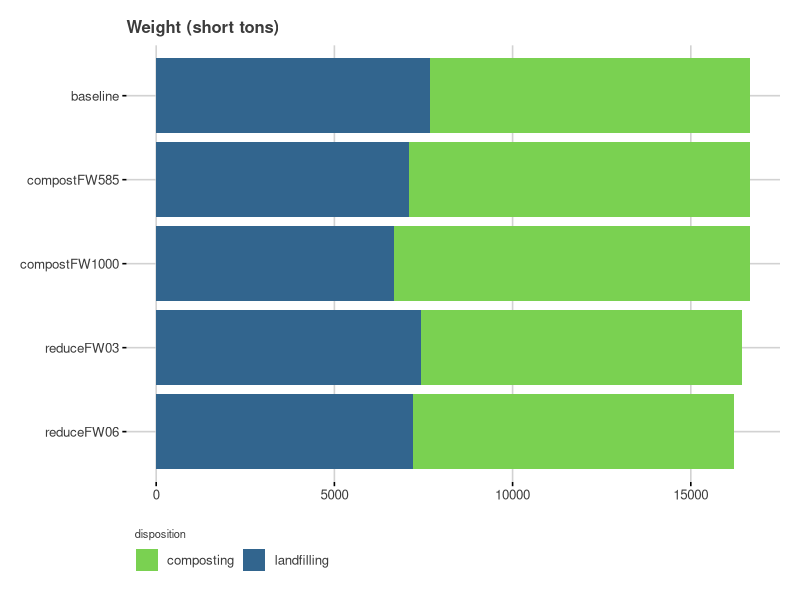
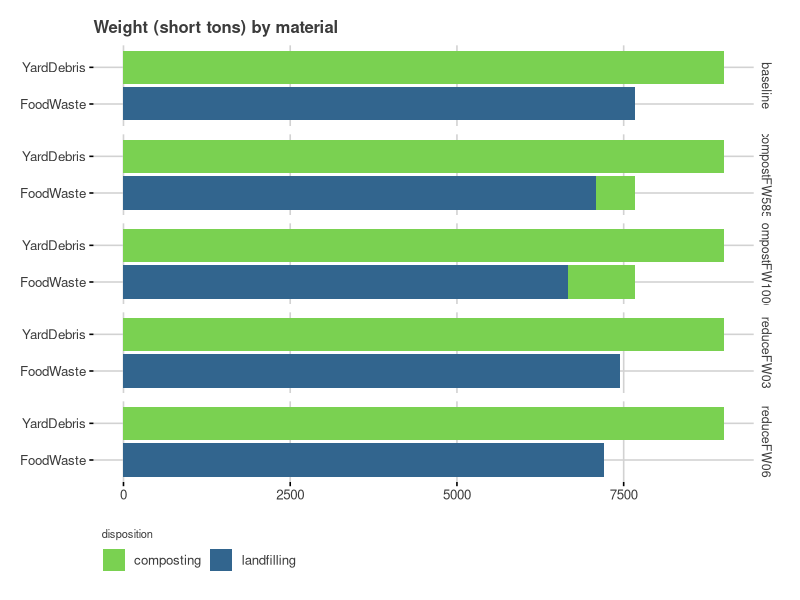
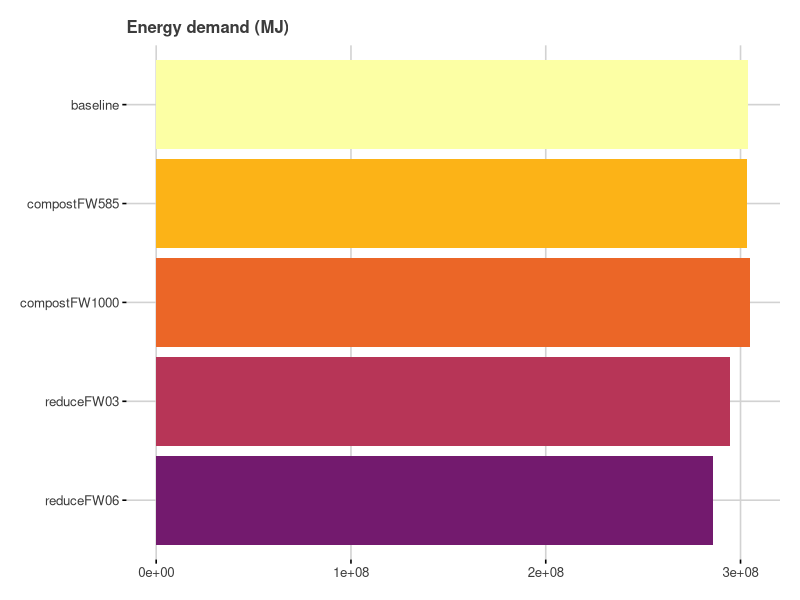
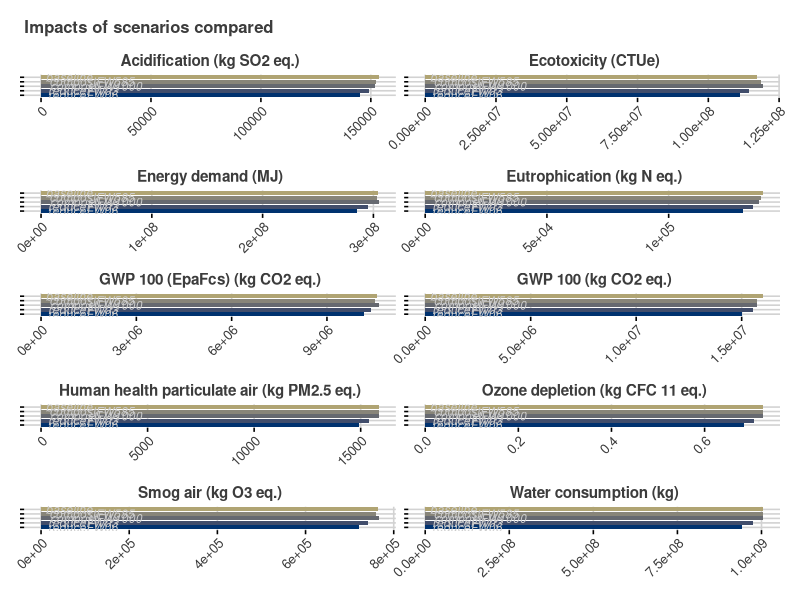
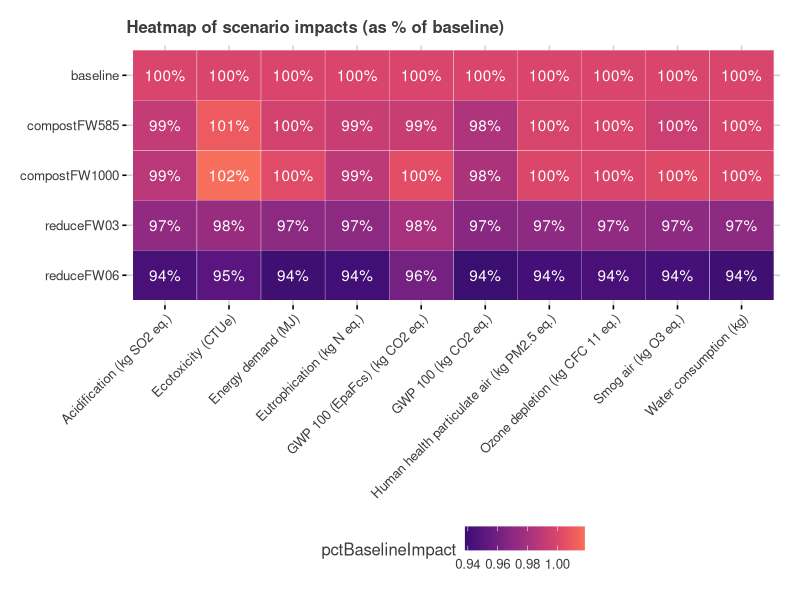
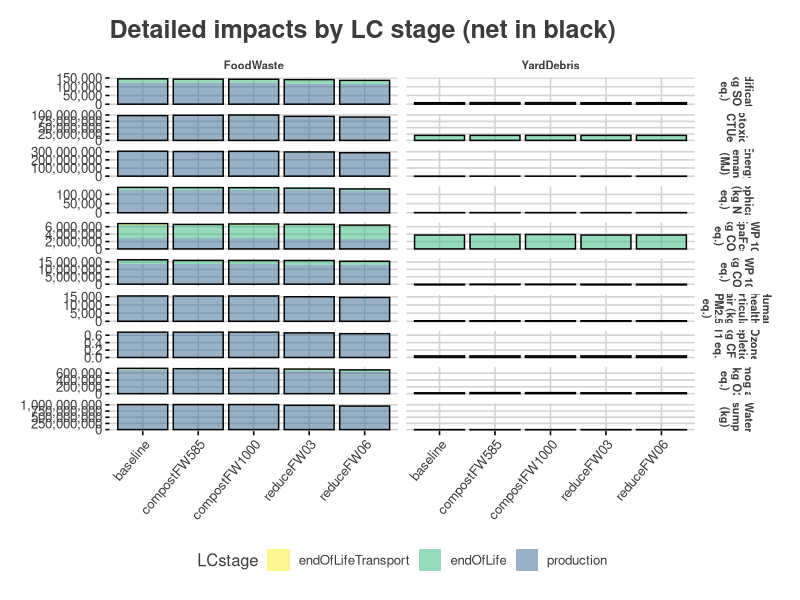
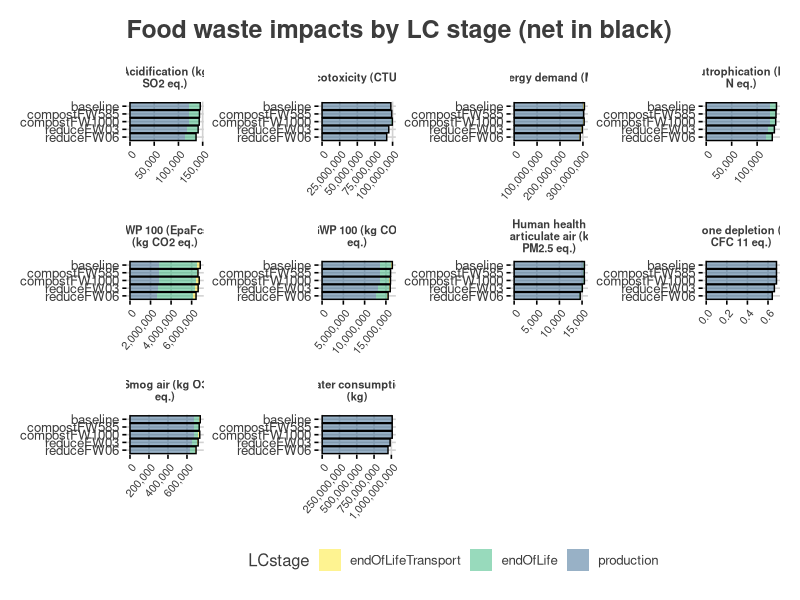
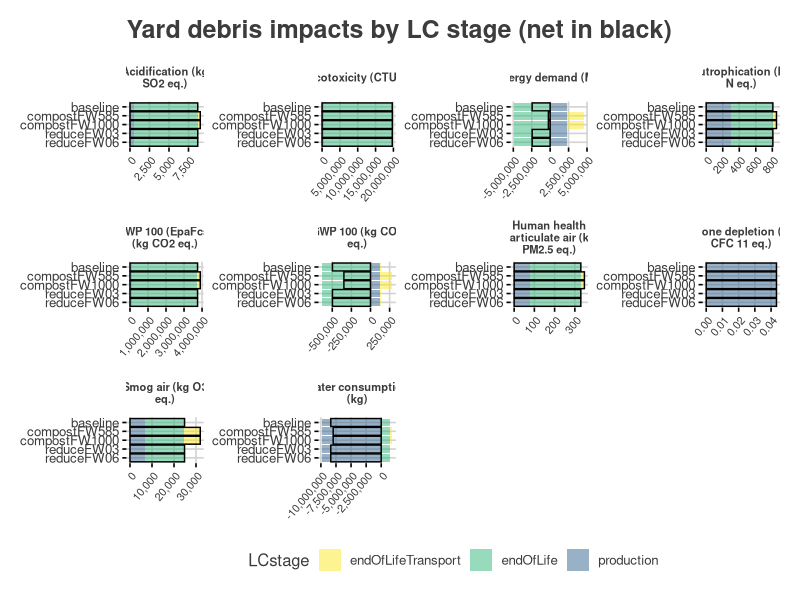

The R script that drew these images, in order:
## ---- chunk 1
# checking working directory
getwd()

# loading packages useful for the analysis
library(tidyverse)  # many useful functions for data management
library(ggthemes)   # some themes for plotting
library(scales)     # useful functions for labeling charts
library(knitr)      # helps generate formatted output of various kinds
library(rmarkdown)  # converts RMarkdown documents to other formats
library(viridis)    # nice & accessible color schemes
library(svglite)    # helps write charts to SVG files
## ---- chunk 2
# loading the mass profile data into an R data frame
massProfiles <-
  read.csv(
    file = "massProfiles.csv", 
    header = TRUE, 
    stringsAsFactors = FALSE  
  )
# a formatted printout
kable(
  massProfiles, 
  caption="massProfiles for Anytown's analysis of food waste"
)
## ---- chunk 3
str(massProfiles)
## ---- chunk 4
massProfiles %>%
  group_by(scenario) %>%
  summarize(
    tonsGenerated=sum(tons),
    recoveredTons=sum(ifelse(umbDisp=="recovery",tons,0))
    ) %>%
  mutate(
    weightBasedRecoveryRate=round(recoveredTons/tonsGenerated,2)
    ) %>%
  kable()
## ---- chunk 5
impactFactorsAll <-
  read.csv(
    file = "../impactFactors/distributable/impactFactors.csv", 
    header = TRUE, 
    stringsAsFactors = FALSE  #
  )
kable(impactFactorsAll %>% head(20))
## ---- chunk 6
# learning the materials in the massProfiles table and 
# saving them as a vector of string values
materialNamesToUse <-
  massProfiles %>%
  select(material) %>%
  distinct() %>%
  pull(material)

# doing the same thing for disposition names
dispositionNamesToUse <-
  massProfiles %>%
  select(disposition) %>%
  distinct() %>%
  pull(disposition)
# need to keep production impacts too
dispositionNamesToUse <-
  c("production",dispositionNamesToUse) 

# creating a list of impactCategories to use
allImpactCategories <-
  impactFactorsAll %>% select(impactCategory) %>% distinct %>% pull()
impactCategoriesToUse <-
  setdiff(
    allImpactCategories, 
    # what follow are the categories to NOT use
    c(
#      "GWP 100",
#      "GWP 100 (EpaFcs)",
      "GWP 100 (Slash)",
      "GWP 20 (Slash)",
      "GWP 20 (EpaFcs)",
      "GWP 20",
#      "Human health particulate air",
      "Human toxicity, non-cancer",
      "Human toxicity, cancer"
      )
  )

# for the sake of brevity in printouts for this 
# example analysis,
# limiting the impactFactors to the materials and 
# dispositions in massProfiles, and ten impact 
# categories.  In regular usage there is no
# need to do such filtering -- the impactFactors 
# data frame may be left complete.
impactFactors <-
  impactFactorsAll %>%
  filter(
    material %in% materialNamesToUse &
      disposition %in% dispositionNamesToUse &
      impactCategory %in% impactCategoriesToUse
  ) %>%
  # there are also several diagnostic columns that may be 
  # removed for the sake of this example analysis.. see 
  # Technical Overview of the Waste Impact Calculator
  # for their meaning.
  select(
    -corporateSource, -impactCategoryLong, 
    -gabiExportDate, -wicImportDate
  ) %>%
  # sorting it for easier reading
  arrange(impactCategory, material, LCstage, disposition)
# a formatted printout of 20 random lines
kable(
  impactFactors %>% sample_n(20),
  caption="20 random lines of Anytown's impactFactors table"
)
## ---- chunk 7
# checking for rows of impactFactors that might be duplicates
# and printing a summary sentence
print(
  paste(
    "There are ",
    impactFactors %>%
      group_by(material, LCstage, disposition, impactCategory) %>%
      summarise(myCount=n()) %>% # number of rows in each group
      filter(myCount != 1) %>% # keep only rows where count <> 1
      nrow(),
    " rows in impactFactors that need to be inspected for duplicates.",
    sep=""
  )
)
## ---- chunk 8
# copy end-of-life tons and label them as production tons
tempProductionMasses <-
  massProfiles %>%
  mutate(
    disposition="production",
    umbDisp="production",
    miles=NA
  )
# add the production tons to the end-of-life tons
massProfilesPlus <-
  bind_rows(
    massProfiles,
    tempProductionMasses
  ) %>%
  # sort the new, larger table
  arrange(
    scenario, wasteshed, material, disposition
  )
rm(tempProductionMasses) # remove temporary table
## ---- chunk 9
print(
  paste(
    "Total tonnage in massProfiles is ",
    sum(massProfiles$tons),
    ".",
    sep=""
  )
)

print(
  paste(
    "Total tonnage in massProfilesPlus is ",
    sum(massProfilesPlus$tons),
    ".",
    sep=""
  )
)

massProfilesPlus %>% 
  group_by(scenario) %>%
  summarise(
    prodTons=sum(ifelse(umbDisp=="production",tons,0)),
    eolTons=sum(ifelse(umbDisp!="production",tons,0))
  ) %>%
  print()

## ---- chunk 10
impactsInDetail <-
  # joining all impact factors relevant to massProfiles
  left_join(  # important: use left_join not full_join
    massProfilesPlus,
    impactFactors,
    by = c("material", "disposition")
  ) %>%
  # calculating impacts with special considerations 
  # for end-of-life transport impacts
  mutate(
    # if miles is missing replace it with default value
    miles = ifelse(is.na(miles), impliedMiles, miles),
    # calculate impact 
    impact =
      case_when(
        LCstage != "endOfLifeTransport" ~ tons*impactFactor,
        LCstage == "endOfLifeTransport" ~
          tons*(miles/impliedMiles)*impactFactor
      )
  ) %>%
  arrange(impactCategory, scenario, material, LCstage, disposition)
## ---- chunk 11
kable(
  impactsInDetail %>% 
    filter(impactCategory==sample(impactCategoriesToUse, 1)),
  caption="impactsInDetail for a single impactCategory"
)
## ---- chunk 12
impactsInDetail %>%
  group_by(LCstage, scenario) %>%
  summarise(tons=sum(tons)) %>%
  arrange(scenario, LCstage) %>%
  kable()
## ---- chunk 13
impactsInDetail %>% 
  filter(is.na(impactFactor) | impactFactor==0) %>%
  nrow()
impactsInDetail %>%
  filter(is.na(impact)) %>%
  nrow()
impactsInDetail %>%
  filter(is.na(tons)) %>%
  nrow()
  
## ---- chunk 14
# most abundant materials in the wastestream, in order
materialSortOrder <-
  massProfiles %>%
  group_by(material) %>%
  summarise(tons=sum(tons)) %>%
  arrange(desc(tons)) %>%
  pull(material)
# a table of impact categories combined with units
# (for use in chart labels)
impactLabels <-
  impactFactors %>%
  select(impactCategory, impactUnits) %>%
  distinct() %>%
  mutate(
    impactLabel = 
      paste(
        impactCategory,
        " (",
        impactUnits,
        ")",
        sep=""
      )
  )
# a custom graphic theme for charts, inspired by 
# the fivethirtyeight theme
theme_539 <- function() {
  theme_fivethirtyeight() +
  theme(
    rect=element_rect(fill="transparent"),
    panel.grid = element_blank(),
    axis.ticks = element_line()
  )
}

# making an ordered list of scenarios, where "baseline" is first
scenarioOrder <- 
  c(
    "baseline",
    setdiff(
        massProfiles %>% 
        select(scenario) %>% 
        distinct() %>% 
        pull(scenario),
      "baseline")
  )
## ---- chunk 15
# summing weights by disposition for each scenario
tempWeightData1 <- 
  impactsInDetail %>%
  filter(
    LCstage == "endOfLife" & 
      impactCategory==sample(impactCategoriesToUse,1)
    ) %>% 
  group_by(scenario, disposition) %>% 
  summarise(tons=sum(tons)) %>%
  ungroup() %>%
  filter(tons != 0) %>%
  mutate(scenario= factor(scenario, levels=rev(scenarioOrder)))
kable(tempWeightData1)
## ---- chunk 16
tempWeightChart1 <-
  ggplot()+
  ggtitle("Weight (short tons)")+
  theme_539()+
  geom_bar(
    data = tempWeightData1,
    aes(x = scenario, y= tons, fill= disposition),
    color=NA,
    stat="identity"
  )+
  scale_fill_viridis(begin=0.32, end=0.8, discrete = TRUE, 
                     direction = -1)+
  coord_flip()+
  guides(fill=guide_legend(ncol=2, title.position = "top"))+
  theme(
    rect=element_rect(fill="transparent"),
    plot.title = element_text(size=12),
    legend.position="bottom",
    legend.title = element_text(size=8),
    legend.justification="left"
    )
# printing the chart to the current device
tempWeightChart1
# saving the chart as external files
ggsave("chart_output/weights.png")
ggsave("chart_output/weights.svg")
## ---- chunk 17
# summing weights by disposition for each scenario and material
tempWeightData2 <- 
  impactsInDetail %>%
  filter(
    LCstage == "endOfLife" & 
      impactCategory==sample(impactCategoriesToUse, 1)
    ) %>% # correct set for weight calculations
  group_by(scenario, material, disposition) %>% 
  summarise(tons=sum(tons)) %>%
  ungroup() %>%
  filter(tons != 0) %>%
  mutate(scenario= factor(scenario, levels=scenarioOrder))
kable(tempWeightData2)
## ---- chunk 18
tempWeightChart2 <-
  ggplot()+
  ggtitle("Weight (short tons) by material")+
  theme_539()+
  geom_bar(
    data = tempWeightData2,
    aes(x = material, y= tons, fill= disposition),
    color=NA,
    stat="identity"
  )+
  scale_fill_viridis(begin=0.32, end=0.8, discrete = TRUE, 
                     direction = -1)+
  coord_flip()+
  facet_grid(scenario~.)+
  guides(fill=guide_legend(ncol=2, title.position = "top"))+
  theme(
    rect=element_rect(fill="transparent"),
    plot.title = element_text(size=12),
    legend.position="bottom",
    legend.title = element_text(size=8),
    legend.justification="left",
    strip.text=element_text(size=9)
    )
# printing the chart to the current device
tempWeightChart2
# saving the chart as external files
ggsave("chart_output/weightsInd.png")
ggsave("chart_output/weightsInd.svg")
## ---- chunk 19
tempImpactData1 <-
  impactsInDetail %>%
  group_by(scenario, impactCategory, impactUnits) %>%
  summarise(impact=sum(impact)) %>%
  ungroup() %>%
  mutate(
    scenario = factor(scenario, levels = rev(scenarioOrder)),
    impactLabel = 
      paste(
        impactCategory,
        " (",
        impactUnits,
        ")",
        sep=""
      )
  ) 
kable(
  tempImpactData1,
  caption="summed impacts for each scenario and impactCategory"
)
## ---- chunk 20
# chose a single impactCategory at random
tempImpactCat0 <-
  impactLabels %>% sample_n(1)
tempImpactCat <-
  tempImpactCat0 %>% pull(impactCategory)
tempImpactLabel <-
  tempImpactCat0 %>% pull(impactLabel)

# get the impacts for that category
tempImpactChart1 <-
  ggplot()+
  ggtitle(tempImpactLabel)+
  theme_539()+
  geom_bar(
    data = 
      tempImpactData1 %>% 
        filter(impactCategory==tempImpactCat),
    aes(x = scenario, y= impact, fill=scenario),
    color=NA,
    stat="identity"
  )+
  scale_fill_viridis(begin=0.32, end=1, discrete = TRUE, option="B")+
  coord_flip()+
  guides(fill=guide_legend(ncol=2, title.position = "top"))+
  theme(
    rect=element_rect(fill="transparent"),
    plot.title = element_text(size=12),
    legend.position="none",
    legend.title = element_text(size=8),
    legend.justification="left"
    )
tempImpactChart1
ggsave("chart_output/impacts1.png")
ggsave("chart_output/impacts1.svg")
## ---- chunk 21
tempImpactChart1a <-
  ggplot()+
  ggtitle("Impacts of scenarios compared")+
  theme_539()+
  geom_bar(
    data = tempImpactData1,
    aes(x = scenario, y= impact, fill=scenario),
    color=NA,
    # size=2,
    stat="identity"
  )+
  geom_text(
    data=tempImpactData1,
    aes(x=scenario, y=0, label=scenario),
    color="gray80",
    size=3,
    fontface="italic",
    hjust=-0.1
  )+
  facet_wrap(~impactLabel, ncol=2, scales="free")+
  scale_fill_viridis(
    begin=0.1, end=0.7, discrete = TRUE, option="cividis"
  )+
  coord_flip()+
#  guides(fill=guide_legend(ncol=2, title.position = "top"))+
  theme(
    rect=element_rect(fill="transparent"),
    plot.title = element_text(size=12),
    legend.position="none",
    axis.text.x=element_text(angle=45, hjust=1),
    axis.text.y=element_blank(),
    strip.text = element_text(size=11, face="bold")
    )
tempImpactChart1a
ggsave("chart_output/impacts2.png") 
ggsave("chart_output/impacts2.svg")
## ---- chunk 22
tempImpactData3 <-
  tempImpactData1 %>% 
  filter(scenario=="baseline") %>%
  select(impactLabel, impact) %>%
  rename(baselineImpact=impact)
tempImpactData3a <-
  left_join(
    tempImpactData1,
    tempImpactData3,
    by= c("impactLabel")
  ) %>%
  mutate(
    pctBaselineImpact=impact/baselineImpact
  )
kable(tempImpactData3a, caption="heatmap data set")
## ---- chunk 23
tempImpactChart3 <-
  ggplot()+
  ggtitle("Heatmap of scenario impacts (as % of baseline)")+
  theme_539()+
  geom_tile(
    data=tempImpactData3a,
    aes(y=scenario, x=impactLabel, fill=pctBaselineImpact),
    color="white"
  )+
  geom_text(
    data=tempImpactData3a,
    aes(
      y=scenario, x=impactLabel, label=percent(pctBaselineImpact,1)
    ),
    color="white"
  )+
  scale_fill_viridis(begin=0.2, end=0.7, option="A")+
  theme(
    plot.title = element_text(size=12),
    rect=element_rect(fill="transparent"),
    panel.grid = element_blank(),
    axis.ticks = element_line(),
    axis.text.x = element_text(hjust=1, angle=45)
  )
tempImpactChart3
ggsave("chart_output/impacts4.png")
ggsave("chart_output/impacts4.svg")
## ---- chunk 24
# calculating detailed impacts by scenario, material, and LCstage
tempImpactData5 <-
  impactsInDetail %>%
  group_by(
    scenario, material, LCstage, impactCategory, impactUnits
  ) %>%
  summarise(impact=sum(impact)) %>%
  ungroup() %>%
  mutate(
    scenario = factor(scenario, levels = (scenarioOrder)),
    impactLabel = 
      paste(
        impactCategory,
        " (",
        impactUnits,
        ")",
        sep=""
      ),
    LCstage=
      factor(
        LCstage,
        levels=rev(c("production","endOfLife","endOfLifeTransport"))
      )
  ) 

# calculating the net totals by scenario and material
tempImpactData5b <-
  tempImpactData5 %>%
  group_by(scenario, material, impactCategory, impactUnits,
           impactLabel) %>%
  summarize(impact=sum(impact))
## ---- chunk 25
tempImpactChart5 <-
  ggplot()+
  ggtitle("Detailed impacts by LC stage (net in black)")+
  theme_539()+
  geom_bar(
    data=tempImpactData5,
    aes(x=scenario, y=impact, fill=LCstage),
    color=NA,
    stat="identity",
    alpha=0.5
  )+
  geom_bar(
    data=tempImpactData5b,
    aes(x=scenario, y=impact),
    stat="identity",
    fill=NA,
    color="black"
  )+
  scale_y_continuous(labels=comma)+
  #coord_flip()+
  facet_grid(
    facets = c("impactLabel","material"), 
    scales="free_y",
    labeller = labeller(impactLabel=label_wrap_gen(10))
  )+
  scale_fill_viridis(begin=0.32, end=1, discrete = TRUE, 
                     direction = -1)+
  theme(
    axis.text.x=element_text(angle=50, hjust=1, vjust=1),
    panel.background=element_blank(),
    panel.grid = element_blank(),
    strip.text=element_text(size=8, face="bold")
  )
tempImpactChart5
# saving the chart to a disk file
ggsave(filename = "chart_output/impacts5.png")
ggsave(filename = "chart_output/impacts5.svg")
## ---- chunk 26
# list some negative entries (impact reductions) associated
# with composting in the current impactsInDetail table
impactsInDetail %>%
  filter(LCstage=="endOfLife" & 
           disposition == "composting" &
           impact < 0
         ) %>%
  # removing a few fields to make printout narrower
  select(-wasteshed, -impliedMiles, -umbDisp) %>% 
  sample_n(10) %>%
  kable()
## ---- chunk 27
tempImpactChart7 <-
  ggplot()+
  ggtitle("Food waste impacts by LC stage (net in black)")+
  theme_539()+
  geom_bar(
    data=tempImpactData5 %>% 
      filter(material=="FoodWaste") %>%
      mutate(
        scenario = factor(scenario, levels = rev(scenarioOrder)),
      )
    ,
    aes(x=scenario, y=impact, fill=LCstage),
    color=NA,
    stat="identity",
    alpha=0.5
  )+
  geom_bar(
    data=tempImpactData5b %>% filter(material=="FoodWaste"),
    aes(x=scenario, y=impact),
    stat="identity",
    fill=NA,
    color="black"
  )+
  scale_y_continuous(labels=comma)+
  coord_flip()+
  facet_wrap(
    facets="impactLabel",
    scales="free"
    ,
    labeller = labeller(impactLabel=label_wrap_gen(20))
  )+
  scale_fill_viridis(begin=0.32, end=1, discrete = TRUE, 
                     direction = -1)+
  theme(
    axis.text.x=element_text(size=8, angle=50, hjust=1, vjust=1),
    panel.background=element_blank(),
    panel.grid = element_blank(),
    strip.text=element_text(size=8, face="bold")
  )
tempImpactChart7
# saving the chart to a disk file
ggsave(filename = "chart_output/impacts7.png")
ggsave(filename = "chart_output/impacts7.svg")
## ---- chunk 28
tempImpactChart6 <-
  ggplot()+
  ggtitle("Yard debris impacts by LC stage (net in black)")+
  theme_539()+
  geom_bar(
    data=tempImpactData5 %>% 
      filter(material=="YardDebris") %>%
      mutate(
        scenario = factor(scenario, levels = rev(scenarioOrder)),
      ),
    aes(x=scenario, y=impact, fill=LCstage),
    color=NA,
    stat="identity",
    alpha=0.5
  )+
  geom_bar(
    data=tempImpactData5b %>% filter(material=="YardDebris"),
    aes(x=scenario, y=impact),
    stat="identity",
    fill=NA,
    color="black"
  )+
  scale_y_continuous(labels=comma)+
  coord_flip()+
  facet_wrap(
    facets="impactLabel",
    scales="free"
    ,
    labeller = labeller(impactLabel=label_wrap_gen(20))
  )+
  scale_fill_viridis(begin=0.32, end=1, discrete = TRUE, 
                     direction = -1)+
  theme(
    axis.text.x=element_text(size=8, angle=50, hjust=1, vjust=1),
    panel.background=element_blank(),
    panel.grid = element_blank(),
    strip.text=element_text(size=8, face="bold")
  )
tempImpactChart6
# saving the chart to a disk file
ggsave(filename = "chart_output/impacts6.png")
ggsave(filename = "chart_output/impacts6.svg")
